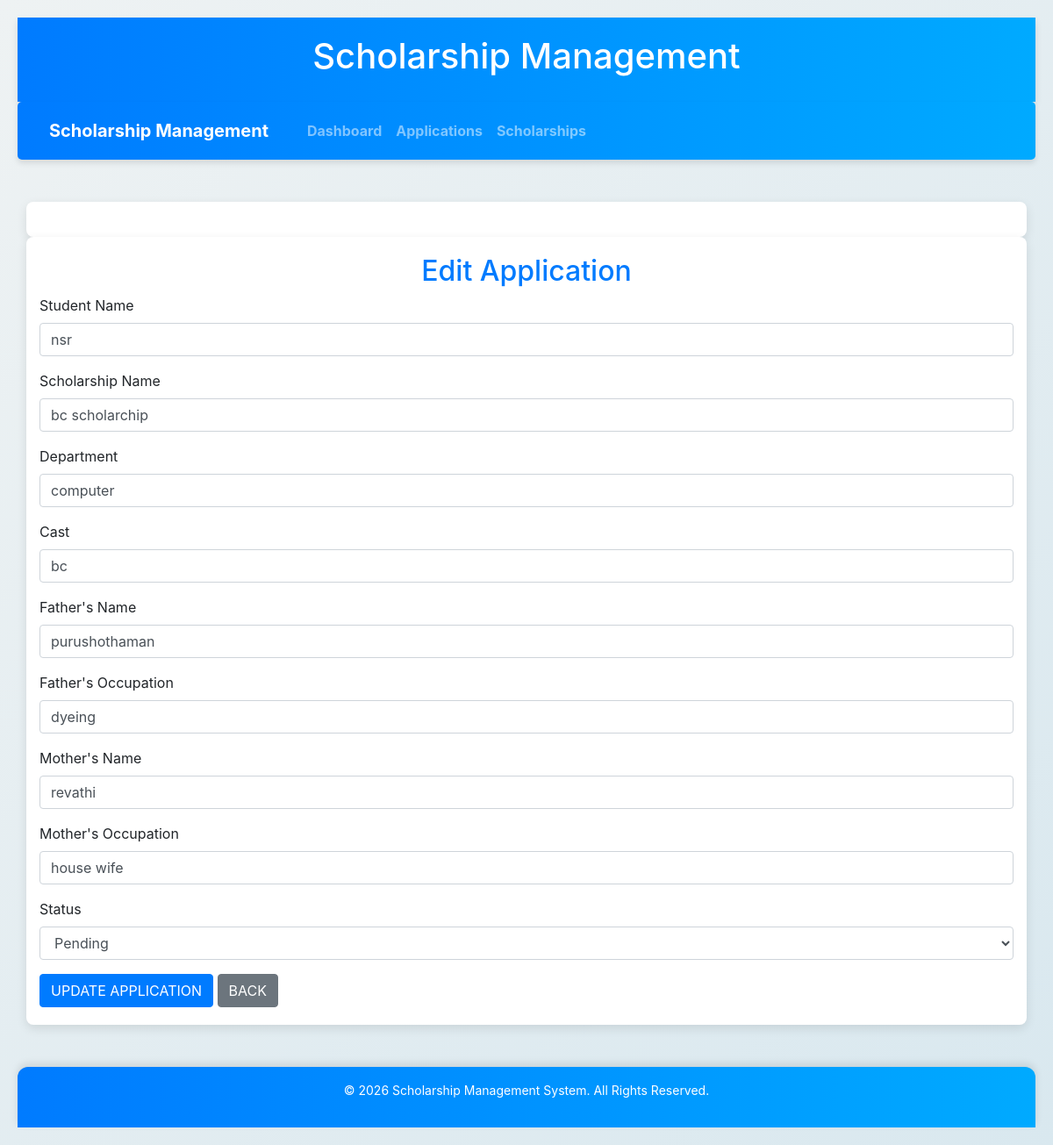
The app's page /scholarship_management/modules/application/edit_application.php?id=1 with its own data.
### tables this page shows
CREATE TABLE `applications` (
  `id` int(11) NOT NULL,
  `student_id` int(11) NOT NULL,
  `scholarship_id` int(11) NOT NULL,
  `student_name` varchar(150) NOT NULL,
  `scholarship_name` varchar(100) NOT NULL,
  `department` varchar(150) NOT NULL,
  `cast` varchar(100) NOT NULL,
  `father_name` varchar(100) NOT NULL,
  `father_occupation` varchar(200) NOT NULL,
  `mother_name` varchar(150) NOT NULL,
  `mother_occupation` varchar(200) NOT NULL,
  `application_date` date DEFAULT curdate(),
  `status` enum('Pending','Approved','Rejected') DEFAULT 'Pending'
);

### scholarship_management/modules/application/edit_application.php (the view, shortened to what this page needs)
<?php
include '../../config/db.php';
include '../../templates/header.php';
include '../../templates/navbar.php';
$application = null;
if (isset($_GET['id'])) {
    $id = $_GET['id'];
    try {
        $query = "SELECT * FROM applications WHERE id = :id";
        $stmt = $conn->prepare($query);
        $stmt->bindParam(':id', $id, PDO::PARAM_INT);
        $stmt->execute();
        $application = $stmt->fetch(PDO::FETCH_ASSOC);
    } catch (Exception $e) {
        echo "Error fetching application: " . $e->getMessage();
        exit();
    }
}
?>
<div class="container">
    <h2>Edit Application</h2>
    <?php if ($application): ?>
    <form method="POST" action="edit_application.php">
        <div class="form-group">
            <label for="student_name">Student Name</label>
            <input type="text" class="form-control" id="student_name" name="student_name" value="<?php echo htmlspecialchars($application['student_name']); ?>" required>
        </div>
        <div class="form-group">
            <label for="scholarship_name">Scholarship Name</label>
            <input type="text" class="form-control" id="scholarship_name" name="scholarship_name" value="<?php echo htmlspecialchars($application['scholarship_name']); ?>" required>
        </div>
        <div class="form-group">
            <label for="department">Department</label>
            <input type="text" class="form-control" id="department" name="department" value="<?php echo htmlspecialchars($application['department']); ?>" required>
        </div>
        <div class="form-group">
            <label for="cast">Cast</label>
            <input type="text" class="form-control" id="cast" name="cast" value="<?php echo htmlspecialchars($application['cast']); ?>" required>
        </div>
        <div class="form-group">
            <label for="father_name">Father's Name</label>
            <input type="text" class="form-control" id="father_name" name="father_name" value="<?php echo htmlspecialchars($application['father_name']); ?>" required>
        </div>
        <div class="form-group">
            <label for="father_occupation">Father's Occupation</label>
            <input type="text" class="form-control" id="father_occupation" name="father_occupation" value="<?php echo htmlspecialchars($application['father_occupation']); ?>" required>
        </div>
        <div class="form-group">
            <label for="mother_name">Mother's Name</label>
            <input type="text" class="form-control" id="mother_name" name="mother_name" value="<?php echo htmlspecialchars($application['mother_name']); ?>" required>
        </div>
        <div class="form-group">
            <label for="mother_occupation">Mother's Occupation</label>
            <input type="text" class="form-control" id="mother_occupation" name="mother_occupation" value="<?php echo htmlspecialchars($application['mother_occupation']); ?>" required>
        </div>
        <div class="form-group">
            <label for="status">Status</label>
            <select class="form-control" id="status" name="status">
                <option value="Pending" <?php if ($application['status'] == 'Pending') echo 'selected'; ?>>Pending</option>
            </select>
        </div>
        <button type="submit" class="btn btn-primary">Update Application</button>
        <a href="list_applications.php" class="btn btn-secondary">Back</a>
    </form>
    <?php else: ?>
        <p class="text-danger">Application not found. Please go back to the <a href="list_applications.php">application list</a>.</p>
    <?php endif; ?>
</div>
<?php include '../../templates/footer.php'; ?>

### scholarship_management/assets/css/styles.css (style rules this page uses)
* { margin: 0; padding: 0; box-sizing: border-box; }
body { font-family: 'Segoe UI', Tahoma, Geneva, Verdana, sans-serif; background-color: #f0f2f5; padding: 20px; color: #333; }
.container { width: 100%; max-width: 1200px; margin: auto; padding: 20px; background: #ffffff; border-radius: 8px; box-shadow: 0px 4px 12px rgba(0, 0, 0, 0.1); }
h2 { font-size: 2rem; color: #007bff; text-align: center; margin-bottom: 20px; font-weight: bold; }
.btn { padding: 5px 10px; color: #fff; border: none; border-radius: 4px; text-transform: uppercase; font-weight: bold; cursor: pointer; transition: background-color 0.3s ease; font-size: 0.85rem; }

### leave_management/assets/css/style.css (style rules this page uses)
* { margin: 0; padding: 0; box-sizing: border-box; }
body { font-family: 'Poppins', sans-serif; background: linear-gradient(135deg, #eef2f3, #d9e8ef); color: #333; line-height: 1.6; }
.btn { background-color: #007BFF; color: white; padding: 10px 20px; border: none; border-radius: 5px; cursor: pointer; font-size: 16px; text-align: center; }

### records on screen
applications: student_name "nsr", scholarship_name "bc scholarchip", department "computer", cast "bc", father_name "purushothaman", father_occupation "dyeing", mother_name "revathi", mother_occupation "house wife", status "Pending"
